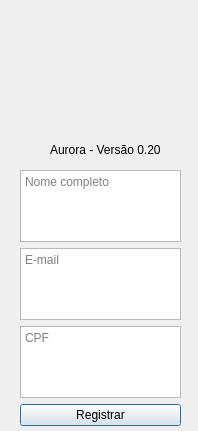
<?xml version="1.0" encoding="UTF-8"?>
<ui version="4.0">
 <class>login_dialog</class>
 <widget class="QDialog" name="login_dialog">
  <property name="geometry">
   <rect>
    <x>0</x>
    <y>0</y>
    <width>198</width>
    <height>431</height>
   </rect>
  </property>
  <property name="sizePolicy">
   <sizepolicy hsizetype="Fixed" vsizetype="Fixed">
    <horstretch>0</horstretch>
    <verstretch>0</verstretch>
   </sizepolicy>
  </property>
  <property name="contextMenuPolicy">
   <enum>Qt::NoContextMenu</enum>
  </property>
  <property name="windowTitle">
   <string>Aurora</string>
  </property>
  <property name="modal">
   <bool>true</bool>
  </property>
  <widget class="QWidget" name="verticalLayoutWidget">
   <property name="geometry">
    <rect>
     <x>20</x>
     <y>170</y>
     <width>161</width>
     <height>256</height>
    </rect>
   </property>
   <layout class="QVBoxLayout" name="layout_access">
    <item>
     <widget class="QTextEdit" name="text_name">
      <property name="sizePolicy">
       <sizepolicy hsizetype="Expanding" vsizetype="Maximum">
        <horstretch>0</horstretch>
        <verstretch>0</verstretch>
       </sizepolicy>
      </property>
      <property name="placeholderText">
       <string>Nome completo</string>
      </property>
     </widget>
    </item>
    <item>
     <widget class="QTextEdit" name="t">
      <property name="placeholderText">
       <string>E-mail</string>
      </property>
     </widget>
    </item>
    <item>
     <widget class="QTextEdit" name="t_2">
      <property name="placeholderText">
       <string>CPF</string>
      </property>
     </widget>
    </item>
    <item>
     <widget class="QPushButton" name="button_register">
      <property name="text">
       <string>Registrar</string>
      </property>
     </widget>
    </item>
   </layout>
  </widget>
  <widget class="QLabel" name="label">
   <property name="geometry">
    <rect>
     <x>30</x>
     <y>10</y>
     <width>141</width>
     <height>131</height>
    </rect>
   </property>
   <property name="text">
    <string/>
   </property>
   <property name="pixmap">
    <pixmap>images/square logo.png</pixmap>
   </property>
   <property name="scaledContents">
    <bool>true</bool>
   </property>
  </widget>
  <widget class="QLabel" name="label_2">
   <property name="geometry">
    <rect>
     <x>50</x>
     <y>140</y>
     <width>141</width>
     <height>20</height>
    </rect>
   </property>
   <property name="text">
    <string>Aurora - Versão 0.20</string>
   </property>
  </widget>
 </widget>
 <resources/>
 <connections/>
</ui>
